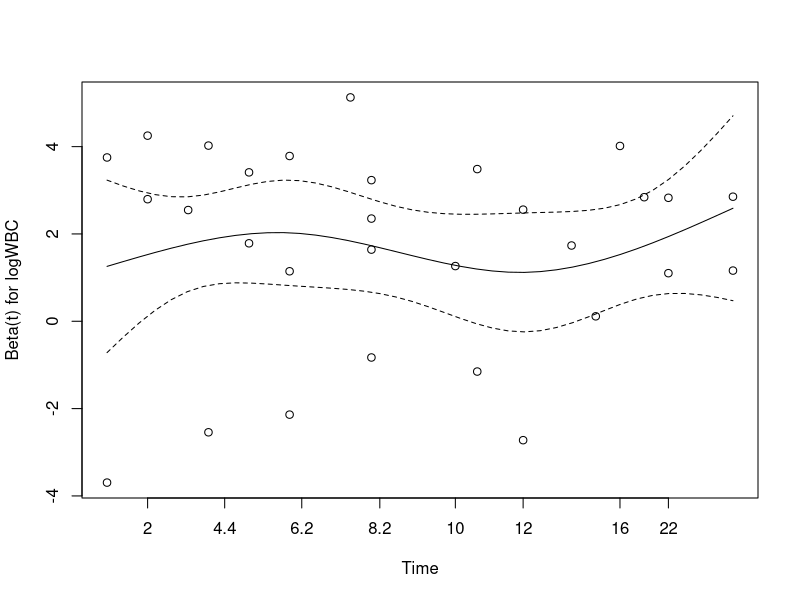
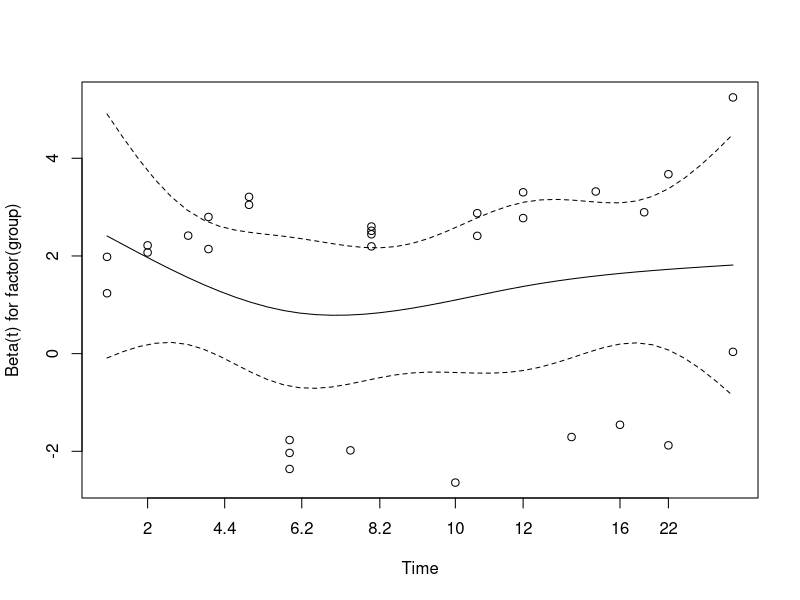
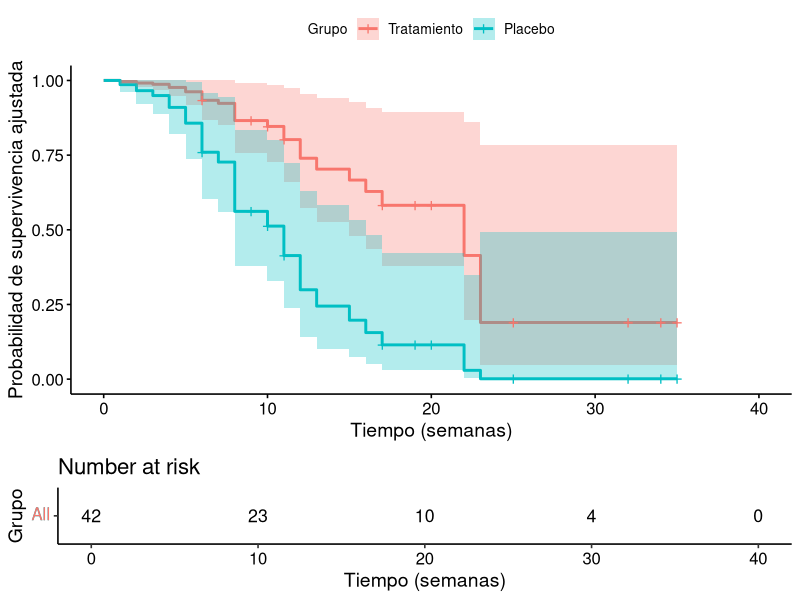

Here is the R script that generated these plots, in order:
## ---- chunk 1
library(survival)
library(survminer)
library(knitr)
## ---- chunk 2
leukemia <- data.frame(
  time = c(6, 6, 6, 7, 10, 13, 16, 22, 23, 6, 9, 10, 11, 17, 19, 20, 25, 32, 32, 34, 35,
           1, 1, 2, 2, 3, 4, 4, 5, 5, 8, 8, 8, 8, 11, 11, 12, 12, 15, 17, 22, 23),
  status = c(rep(1, 9), rep(0, 12), rep(1, 21)),
  group = c(rep(1, 21), rep(2, 21)),
  logWBC = c(2.31, 4.06, 3.28, 4.43, 2.96, 2.88, 3.60, 2.32, 2.57, 
             3.20, 2.80, 2.70, 2.60, 2.16, 2.05, 2.01, 1.78, 2.20, 2.53, 1.47, 1.45,
             2.80, 5.00, 4.91, 4.48, 4.01, 4.36, 2.42, 3.49, 3.97, 
             3.52, 3.05, 2.32, 3.26, 3.49, 2.12, 1.50, 3.06, 2.30, 2.95, 2.73, 1.97)
)
## ---- chunk 3
modelo_1 <- coxph(Surv(time, status) ~ 1, data = leukemia)
modelo_2 <- coxph(Surv(time, status) ~ factor(group), data = leukemia)
modelo_3 <- coxph(Surv(time, status) ~ logWBC + factor(group), data = leukemia)
modelo_4 <- coxph(Surv(time, status) ~ logWBC * factor(group), data = leukemia)
## ---- chunk 4
# Resumen de cada modelo
summary(modelo_1)
summary(modelo_2)
summary(modelo_3)
summary(modelo_4)
## ---- chunk 5
aic_tabla <- data.frame(
  Modelo = c("Modelo 1", "Modelo 2", "Modelo 3", "Modelo 4"),
  AIC = c(AIC(modelo_1), AIC(modelo_2), AIC(modelo_3), AIC(modelo_4))
)

kable(aic_tabla, caption = "Comparación de AIC entre modelos")
## ---- chunk 6
# Suponemos que el modelo 3 es el elegido por AIC
cox.zph(modelo_3)
plot(cox.zph(modelo_3))
## ---- chunk 7
fit <- survfit(modelo_3, newdata = data.frame(logWBC = median(leukemia$logWBC), group = c(1, 2)))

ggsurvplot(
  fit,
  data = leukemia,
  legend.title = "Grupo",
  legend.labs = c("Tratamiento", "Placebo"),
  xlab = "Tiempo (semanas)",
  ylab = "Probabilidad de supervivencia ajustada",
  risk.table = TRUE
)
